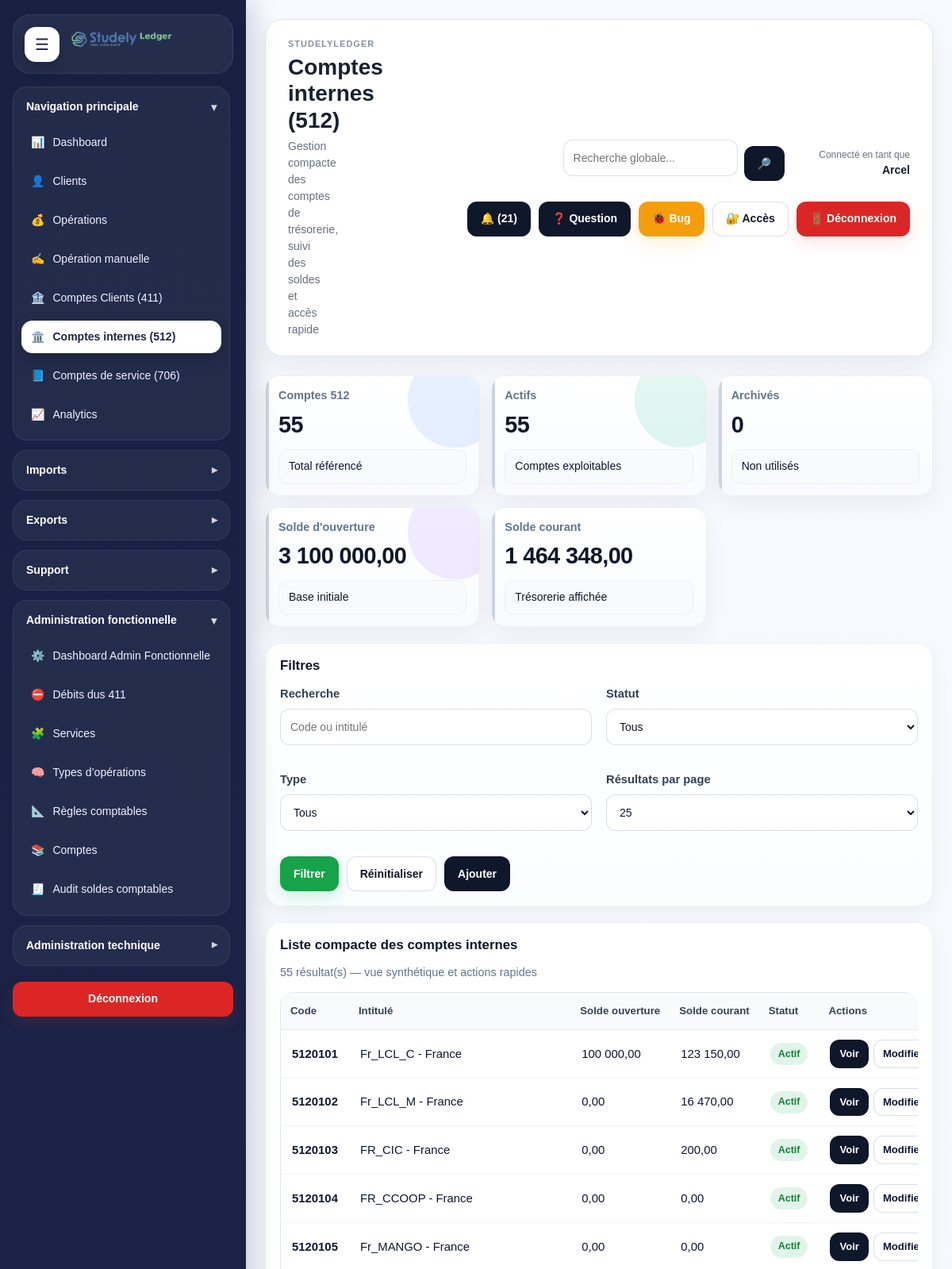
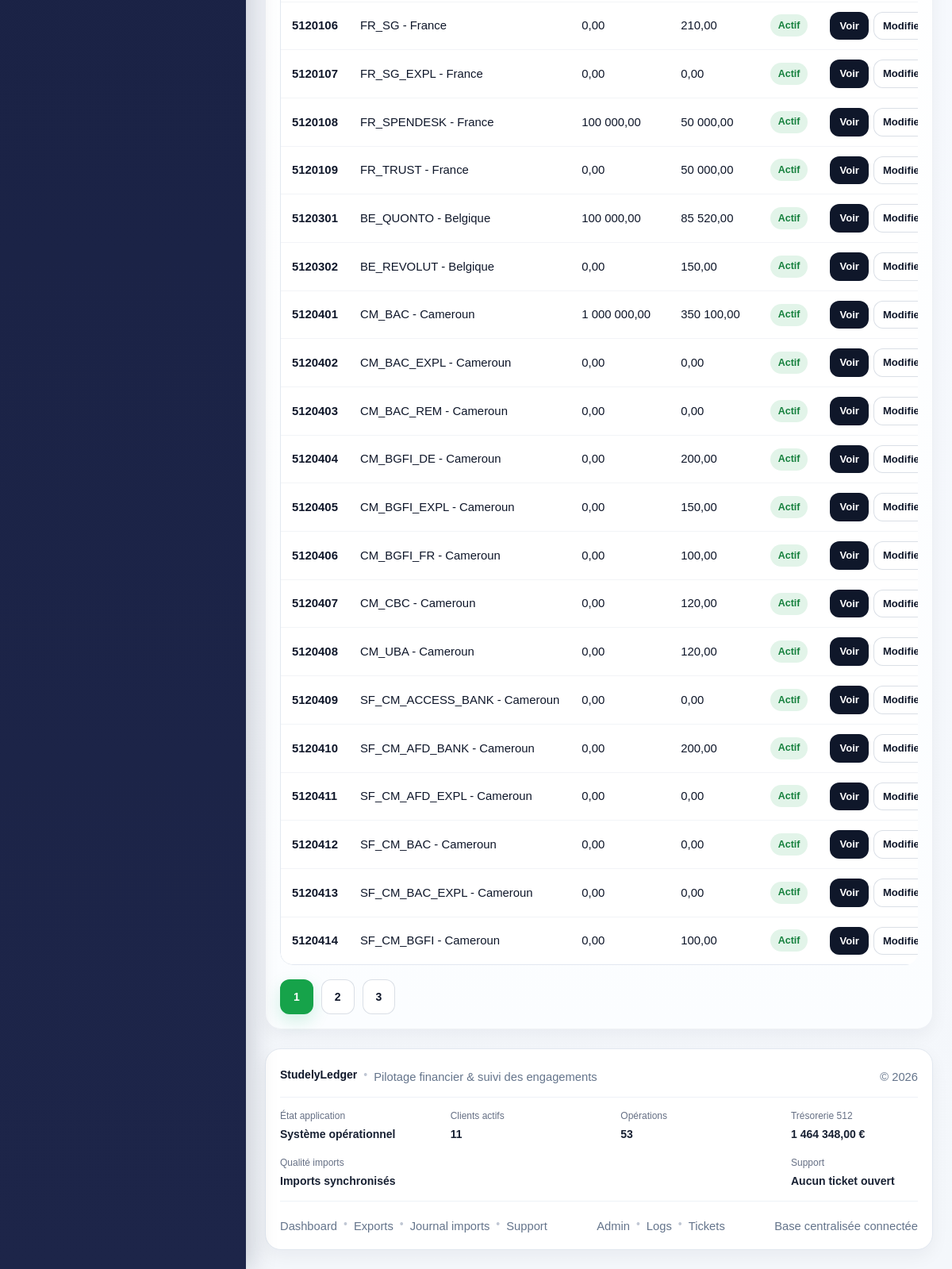
The app's page /modules/treasury/index.php (signed in) with its own data (2 pictures, top to bottom).
### tables this page shows
CREATE TABLE `treasury_accounts` (
  `id` int(11) NOT NULL,
  `account_code` varchar(50) NOT NULL,
  `account_label` varchar(255) NOT NULL,
  `bank_name` varchar(255) DEFAULT NULL,
  `subsidiary_name` varchar(255) DEFAULT NULL,
  `zone_code` varchar(100) DEFAULT NULL,
  `country_label` varchar(150) DEFAULT NULL,
  `country_type` varchar(150) DEFAULT NULL,
  `payment_place` varchar(150) DEFAULT NULL,
  `currency_code` varchar(10) NOT NULL DEFAULT 'EUR',
  `opening_balance` decimal(15,2) NOT NULL DEFAULT 0.00,
  `current_balance` decimal(15,2) NOT NULL DEFAULT 0.00,
  `is_active` tinyint(1) NOT NULL DEFAULT 1,
  `created_at` datetime NOT NULL DEFAULT current_timestamp(),
  `updated_at` datetime DEFAULT NULL,
  `is_primary` tinyint(1) DEFAULT 0,
  `is_secondary` tinyint(1) DEFAULT 0
);

### includes/admin_functions.php (called while the page is built, shortened)
<?php
if (!function_exists('e')) {
    function e(?string $value): string
    {
        return htmlspecialchars((string)($value ?? ''), ENT_QUOTES, 'UTF-8');
    }
}
if (!function_exists('tableExists')) {
    function tableExists(PDO $pdo, string $tableName): bool
    {
        $stmt = $pdo->prepare("
            SELECT COUNT(*)
            FROM information_schema.TABLES
            WHERE TABLE_SCHEMA = DATABASE()
              AND TABLE_NAME = ?
        ");
        $stmt->execute([$tableName]);
        return (int)$stmt->fetchColumn() > 0;
    }
}
if (!function_exists('columnExists')) {
    function columnExists(PDO $pdo, string $tableName, string $columnName): bool
    {
        $stmt = $pdo->prepare("
            SELECT COUNT(*)
            FROM information_schema.COLUMNS
            WHERE TABLE_SCHEMA = DATABASE()
              AND TABLE_NAME = ?
              AND COLUMN_NAME = ?
        ");
        $stmt->execute([$tableName, $columnName]);
        return (int)$stmt->fetchColumn() > 0;
    }
}
        ?>
        <?php
if (!function_exists('sl_treasury_list_parse_filters')) {
    function sl_treasury_list_parse_filters(array $input = []): array
    {
        return [
            'search' => trim((string)($input['search'] ?? '')),
            'status' => trim((string)($input['status'] ?? '')),
            'type_view' => trim((string)($input['type_view'] ?? '')),
            'page' => max(1, (int)($input['page'] ?? 1)),
            'per_page' => max(1, min(100, (int)($input['per_page'] ?? 25))),
        ];
    }
}
if (!function_exists('sl_treasury_list_get_kpis')) {
    function sl_treasury_list_get_kpis(PDO $pdo, array $filters = []): array
    {
        $kpis = [
            'total_accounts' => 0,
            'active_accounts' => 0,
            'archived_accounts' => 0,
            'postable_accounts' => 0,
            'structure_accounts' => 0,
            'opening_balance_total' => 0.0,
            'current_balance_total' => 0.0,
        ];
        if (!tableExists($pdo, 'treasury_accounts')) {
            return $kpis;
        }
        $openingColumn = columnExists($pdo, 'treasury_accounts', 'opening_balance') ? 'opening_balance' : null;
        $currentColumn = columnExists($pdo, 'treasury_accounts', 'current_balance') ? 'current_balance' : null;
        $hasActive = columnExists($pdo, 'treasury_accounts', 'is_active');
        $hasPostable = columnExists($pdo, 'treasury_accounts', 'is_postable');
        $selects = [
            'COUNT(*) AS total_accounts',
            $hasActive
                ? "COALESCE(SUM(CASE WHEN COALESCE(is_active,1)=1 THEN 1 ELSE 0 END),0) AS active_accounts"
                : "COUNT(*) AS active_accounts",
            $hasActive
                ? "COALESCE(SUM(CASE WHEN COALESCE(is_active,1)=0 THEN 1 ELSE 0 END),0) AS archived_accounts"
                : "0 AS archived_accounts",
            $hasPostable
                ? "COALESCE(SUM(CASE WHEN COALESCE(is_postable,0)=1 THEN 1 ELSE 0 END),0) AS postable_accounts"
                : "0 AS postable_accounts",
            $hasPostable
                ? "COALESCE(SUM(CASE WHEN COALESCE(is_postable,0)=0 THEN 1 ELSE 0 END),0) AS structure_accounts"
                : "0 AS structure_accounts",
            $openingColumn !== null
                ? "COALESCE(SUM(COALESCE({$openingColumn},0)),0) AS opening_balance_total"
                : "0 AS opening_balance_total",
            $currentColumn !== null
                ? "COALESCE(SUM(COALESCE({$currentColumn},0)),0) AS current_balance_total"
                : "0 AS current_balance_total",
        ];
        $stmt = $pdo->query("
            SELECT " . implode(",\n", $selects) . "
            FROM treasury_accounts
        ");
        $row = $stmt->fetch(PDO::FETCH_ASSOC) ?: [];
        $kpis['total_accounts'] = (int)($row['total_accounts'] ?? 0);
        $kpis['active_accounts'] = (int)($row['active_accounts'] ?? 0);
        $kpis['archived_accounts'] = (int)($row['archived_accounts'] ?? 0);
        $kpis['postable_accounts'] = (int)($row['postable_accounts'] ?? 0);
        $kpis['structure_accounts'] = (int)($row['structure_accounts'] ?? 0);
        $kpis['opening_balance_total'] = (float)($row['opening_balance_total'] ?? 0);
        $kpis['current_balance_total'] = (float)($row['current_balance_total'] ?? 0);
        return $kpis;
    }
}
if (!function_exists('sl_treasury_list_get_rows')) {
    function sl_treasury_list_get_rows(PDO $pdo, array $filters = []): array
    {
        $f = sl_treasury_list_parse_filters($filters);
        if (!tableExists($pdo, 'treasury_accounts')) {
            return [
                'rows' => [],
                'total' => 0,
                'page' => $f['page'],
                'per_page' => $f['per_page'],
                'pages' => 1,
            ];
        }
        $where = ['1=1'];
        $params = [];
        $countSql = "
            SELECT COUNT(*)
            FROM treasury_accounts
            WHERE " . implode(' AND ', $where);
        $stmtCount = $pdo->prepare($countSql);
        $stmtCount->execute($params);
        $total = (int)$stmtCount->fetchColumn();
        $offset = ($f['page'] - 1) * $f['per_page'];
        $pages = max(1, (int)ceil($total / $f['per_page']));
        $orderParts = [];
        if (columnExists($pdo, 'treasury_accounts', 'is_active')) {
            $orderParts[] = 'COALESCE(is_active,1) DESC';
        }
        if (columnExists($pdo, 'treasury_accounts', 'account_code')) {
            $orderParts[] = 'account_code ASC';
        } else {
            $orderParts[] = 'id DESC';
        }
        $sql = "
            SELECT *
            FROM treasury_accounts
            WHERE " . implode(' AND ', $where) . "
            ORDER BY " . implode(', ', $orderParts) . "
            LIMIT {$f['per_page']} OFFSET {$offset}
        ";
        $stmt = $pdo->prepare($sql);
        $stmt->execute($params);
        $rows = $stmt->fetchAll(PDO::FETCH_ASSOC) ?: [];
        return [
            'rows' => $rows,
            'total' => $total,
            'page' => $f['page'],
            'per_page' => $f['per_page'],
            'pages' => $pages,
        ];
    }
}
        ?>

### modules/treasury/index.php (the view, shortened to what this page needs)
<?php
$pdo = getPDO();
require_once __DIR__ . '/../../includes/admin_functions.php';
$filters = function_exists('sl_treasury_list_parse_filters')
    ? sl_treasury_list_parse_filters($_GET)
    : [
        'search' => trim((string)($_GET['search'] ?? '')),
        'status' => trim((string)($_GET['status'] ?? '')),
        'type_view' => trim((string)($_GET['type_view'] ?? '')),
        'page' => max(1, (int)($_GET['page'] ?? 1)),
        'per_page' => 25,
    ];
$listData = function_exists('sl_treasury_list_get_rows')
    ? sl_treasury_list_get_rows($pdo, $filters)
    : [
        'rows' => [],
        'total' => 0,
        'page' => 1,
        'per_page' => 25,
        'pages' => 1,
    ];
$kpis = function_exists('sl_treasury_list_get_kpis')
    ? sl_treasury_list_get_kpis($pdo, $filters)
    : [
        'total_accounts' => 0,
        'active_accounts' => 0,
        'archived_accounts' => 0,
        'postable_accounts' => 0,
        'structure_accounts' => 0,
        'opening_balance_total' => 0.0,
        'current_balance_total' => 0.0,
    ];
$accounts = $listData['rows'] ?? [];
$total = (int)($listData['total'] ?? 0);
$page = (int)($listData['page'] ?? 1);
$perPage = (int)($listData['per_page'] ?? 25);
$pages = (int)($listData['pages'] ?? 1);
$search = (string)($filters['search'] ?? '');
$status = (string)($filters['status'] ?? '');
$typeView = (string)($filters['type_view'] ?? '');
require_once __DIR__ . '/../../includes/document_start.php';
?>
<div class="layout">
    <?php require_once __DIR__ . '/../../includes/sidebar.php'; ?>
    <div class="main">
        <?php require_once __DIR__ . '/../../includes/header.php'; ?>
        <section class="sl-kpi-grid sl-kpi-grid--compact" style="margin-bottom:20px;">
            <div class="sl-kpi-card sl-kpi-card--blue">
                <span class="sl-kpi-card__label">Comptes 512</span>
                <strong class="sl-kpi-card__value"><?= (int)$kpis['total_accounts'] ?></strong>
                <span class="sl-kpi-card__meta">Total référencé</span>
            </div>
            <div class="sl-kpi-card sl-kpi-card--emerald">
                <span class="sl-kpi-card__label">Actifs</span>
                <strong class="sl-kpi-card__value"><?= (int)$kpis['active_accounts'] ?></strong>
                <span class="sl-kpi-card__meta">Comptes exploitables</span>
            </div>
            <div class="sl-kpi-card sl-kpi-card--rose">
                <span class="sl-kpi-card__label">Archivés</span>
                <strong class="sl-kpi-card__value"><?= (int)$kpis['archived_accounts'] ?></strong>
                <span class="sl-kpi-card__meta">Non utilisés</span>
            </div>
            <div class="sl-kpi-card sl-kpi-card--violet">
                <span class="sl-kpi-card__label">Solde d'ouverture</span>
                <strong class="sl-kpi-card__value"><?= e(number_format((float)$kpis['opening_balance_total'], 2, ',', ' ')) ?></strong>
                <span class="sl-kpi-card__meta">Base initiale</span>
            </div>
            <div class="sl-kpi-card sl-kpi-card--indigo">
                <span class="sl-kpi-card__label">Solde courant</span>
                <strong class="sl-kpi-card__value"><?= e(number_format((float)$kpis['current_balance_total'], 2, ',', ' ')) ?></strong>
                <span class="sl-kpi-card__meta">Trésorerie affichée</span>
            </div>
        </section>
        <section class="card" style="margin-bottom:20px;">
            <h3>Filtres</h3>
            <form method="GET">
                <div class="dashboard-grid-4">
                    <div>
                        <label>Recherche</label>
                        <input type="text" name="search" value="<?= e($search) ?>" placeholder="Code ou intitulé">
                    </div>
                    <div>
                        <label>Statut</label>
                        <select name="status">
                            <option value="">Tous</option>
                        </select>
                    </div>
                    <div>
                        <label>Type</label>
                        <select name="type_view">
                            <option value="">Tous</option>
                        </select>
                    </div>
                    <div>
                        <label>Résultats par page</label>
                        <select name="per_page">
                            <?php foreach ([10, 25, 50, 100] as $size): ?>
                                <option value="<?= $size ?>" <?= $perPage === $size ? 'selected' : '' ?>><?= $size ?></option>
                            <?php endforeach; ?>
                        </select>
                    </div>
                </div>
                <div class="btn-group" style="margin-top:18px;">
                    <button type="submit" class="btn btn-success">Filtrer</button>
                    <a href="<?= e(APP_URL) ?>modules/treasury/index.php" class="btn btn-outline">Réinitialiser</a>
                    <a href="<?= e(APP_URL) ?>modules/treasury/treasury_create.php" class="btn btn-secondary">Ajouter</a>
                </div>
            </form>
        </section>
        <section class="card">
            <div class="sl-card-head">
                <div>
                    <h3>Liste compacte des comptes internes</h3>
                    <p class="sl-card-head-subtitle"><?= (int)$total ?> résultat(s) — vue synthétique et actions rapides</p>
                </div>
            </div>
            <div class="sl-table-wrap">
                <table class="sl-table">
                    <thead>
                        <tr>
                            <th>Code</th>
                            <th>Intitulé</th>
                            <th>Solde ouverture</th>
                            <th>Solde courant</th>
                            <th>Statut</th>
                            <th>Actions</th>
                        </tr>
                    </thead>
                    <tbody>
                        <?php if ($accounts): ?>
                            <?php foreach ($accounts as $row): ?>
                                <?php
                                $isActive = (int)($row['is_active'] ?? 1) === 1;
                                $openingBalance = (float)($row['opening_balance'] ?? 0);
                                $currentBalance = (float)($row['current_balance'] ?? 0);
                                ?>
                                <tr>
                                    <td><?= e((string)($row['account_code'] ?? '')) ?></td>
                                    <td><?= e((string)($row['account_label'] ?? '')) ?></td>
                                    <td><?= e(number_format($openingBalance, 2, ',', ' ')) ?></td>
                                    <td><?= e(number_format($currentBalance, 2, ',', ' ')) ?></td>
                                    <td>
                                        <span class="badge badge-<?= $isActive ? 'success' : 'danger' ?>">
                                            <?= $isActive ? 'Actif' : 'Archivé' ?>
                                        </span>
                                    </td>
                                    <td>
                                        <div class="btn-group btn-group--compact">
                                            <a class="btn btn-sm btn-secondary" href="<?= e(APP_URL) ?>modules/treasury/treasury_view.php?id=<?= (int)$row['id'] ?>">Voir</a>
                                            <a class="btn btn-sm btn-outline" href="<?= e(APP_URL) ?>modules/treasury/treasury_edit.php?id=<?= (int)$row['id'] ?>">Modifier</a>
                                        </div>
                                    </td>
                                </tr>
                            <?php endforeach; ?>
                        <?php else: ?>
                            <tr>
                                <td colspan="7">Aucun compte de trésorerie trouvé.</td>
                            </tr>
                        <?php endif; ?>
                    </tbody>
                </table>
            </div>
            <?php if ($pages > 1): ?>
                <div class="btn-group" style="margin-top:18px;">
                    <?php for ($p = 1; $p <= $pages; $p++): ?>
                        <a
                            class="btn <?= $p === $page ? 'btn-success' : 'btn-outline' ?>"
                            href="<?= e(APP_URL) ?>modules/treasury/index.php?<?= http_build_query([
                                'search' => $search,
                                'status' => $status,
                                'type_view' => $typeView,
                                'per_page' => $perPage,
                                'page' => $p,
                            ]) ?>"
                        >
                            <?= $p ?>
                        </a>
                    <?php endfor; ?>
                </div>
            <?php endif; ?>
        </section>
        <?php require_once __DIR__ . '/../../includes/footer.php'; ?>
    </div>
</div>
<?php require_once __DIR__ . '/../../includes/document_end.php'; ?>

### records on screen
treasury_accounts: account_code "5120101", account_label "Fr_LCL_C - France", opening_balance "100 000,00", current_balance "123 150,00", is_active "Actif"
treasury_accounts: account_code "5120102", account_label "Fr_LCL_M - France", opening_balance "0,00", current_balance "16 470,00", is_active "Actif"
treasury_accounts: account_code "5120103", account_label "FR_CIC - France", opening_balance "0,00", current_balance "200,00", is_active "Actif"
treasury_accounts: account_code "5120104", account_label "FR_CCOOP - France", opening_balance "0,00", current_balance "0,00", is_active "Actif"
treasury_accounts: account_code "5120105", account_label "Fr_MANGO - France", opening_balance "0,00", current_balance "0,00", is_active "Actif"
treasury_accounts: account_code "5120106", account_label "FR_SG - France", opening_balance "0,00", current_balance "210,00", is_active "Actif"
treasury_accounts: account_code "5120107", account_label "FR_SG_EXPL - France", opening_balance "0,00", current_balance "0,00", is_active "Actif"
treasury_accounts: account_code "5120108", account_label "FR_SPENDESK - France", opening_balance "100 000,00", current_balance "50 000,00", is_active "Actif"
treasury_accounts: account_code "5120109", account_label "FR_TRUST - France", opening_balance "0,00", current_balance "50 000,00", is_active "Actif"
treasury_accounts: account_code "5120301", account_label "BE_QUONTO - Belgique", opening_balance "100 000,00", current_balance "85 520,00", is_active "Actif"
treasury_accounts: account_code "5120302", account_label "BE_REVOLUT - Belgique", opening_balance "0,00", current_balance "150,00", is_active "Actif"
treasury_accounts: account_code "5120401", account_label "CM_BAC - Cameroun", opening_balance "1 000 000,00", current_balance "350 100,00", is_active "Actif"
treasury_accounts: account_code "5120402", account_label "CM_BAC_EXPL - Cameroun", opening_balance "0,00", current_balance "0,00", is_active "Actif"
treasury_accounts: account_code "5120403", account_label "CM_BAC_REM - Cameroun", opening_balance "0,00", current_balance "0,00", is_active "Actif"
treasury_accounts: account_code "5120404", account_label "CM_BGFI_DE - Cameroun", opening_balance "0,00", current_balance "200,00", is_active "Actif"
treasury_accounts: account_code "5120405", account_label "CM_BGFI_EXPL - Cameroun", opening_balance "0,00", current_balance "150,00", is_active "Actif"
treasury_accounts: account_code "5120406", account_label "CM_BGFI_FR - Cameroun", opening_balance "0,00", current_balance "100,00", is_active "Actif"
treasury_accounts: account_code "5120407", account_label "CM_CBC - Cameroun", opening_balance "0,00", current_balance "120,00", is_active "Actif"
treasury_accounts: account_code "5120408", account_label "CM_UBA - Cameroun", opening_balance "0,00", current_balance "120,00", is_active "Actif"
treasury_accounts: account_code "5120409", account_label "SF_CM_ACCESS_BANK - Cameroun", opening_balance "0,00", current_balance "0,00", is_active "Actif"
treasury_accounts: account_code "5120410", account_label "SF_CM_AFD_BANK - Cameroun", opening_balance "0,00", current_balance "200,00", is_active "Actif"
treasury_accounts: account_code "5120411", account_label "SF_CM_AFD_EXPL - Cameroun", opening_balance "0,00", current_balance "0,00", is_active "Actif"
treasury_accounts: account_code "5120412", account_label "SF_CM_BAC - Cameroun", opening_balance "0,00", current_balance "0,00", is_active "Actif"
treasury_accounts: account_code "5120413", account_label "SF_CM_BAC_EXPL - Cameroun", opening_balance "0,00", current_balance "0,00", is_active "Actif"
treasury_accounts: account_code "5120414", account_label "SF_CM_BGFI - Cameroun", opening_balance "0,00", current_balance "100,00", is_active "Actif"

### other values on screen
APP_NAME "STUDELYLEDGER"
$title "Comptes internes (512)"
$subtitle "Gestion compacte des comptes de trésorerie, suivi des soldes et accès rapide"
$currentUser "Arcel"
$notificationCount "21"
$kpis['total_accounts'] "55"
$kpis['active_accounts'] "55"
$kpis['archived_accounts'] "0"
$kpis['opening_balance_total'] "3 100 000,00"
$kpis['current_balance_total'] "1 464 348,00"
$total "55"
APP_NAME "StudelyLedger"
$footerSystemStatus "Système opérationnel"
$totalActiveClients "11"
$totalOperations "53"
